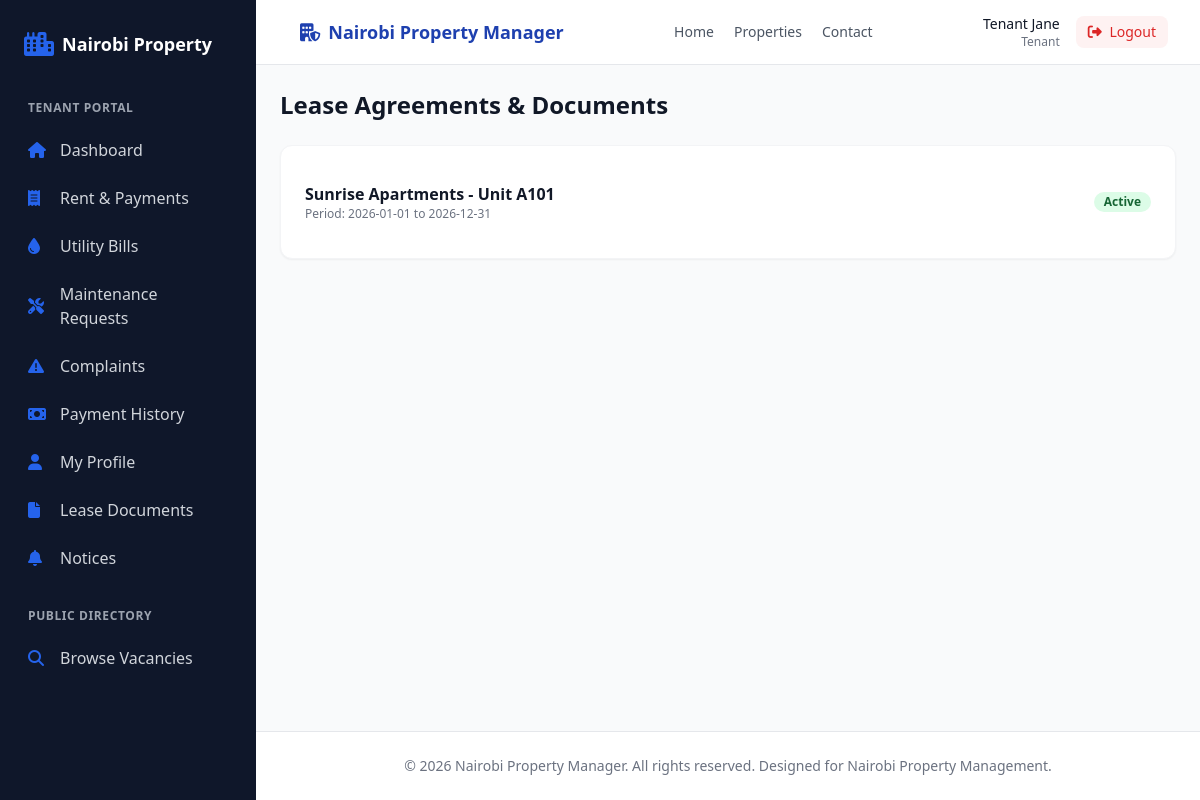
The page /tenant/documents.php (signed in) on the database its author committed.
### tables this page shows
CREATE TABLE IF NOT EXISTS leases (
    id INT AUTO_INCREMENT PRIMARY KEY,
    tenant_id INT NOT NULL,
    property_id INT NOT NULL,
    unit_id INT NOT NULL,
    start_date DATE NOT NULL,
    end_date DATE NOT NULL,
    monthly_rent DECIMAL(12, 2) NOT NULL,
    deposit DECIMAL(12, 2) NOT NULL,
    payment_due_day INT DEFAULT 5,
    notice_period_days INT DEFAULT 30,
    status ENUM('Active', 'Expired', 'Terminated', 'Pending', 'Renewed') DEFAULT 'Pending',
    special_terms TEXT,
    document_path VARCHAR(255),
    created_at TIMESTAMP DEFAULT CURRENT_TIMESTAMP,
    FOREIGN KEY (tenant_id) REFERENCES tenants(id) ON DELETE RESTRICT,
    FOREIGN KEY (property_id) REFERENCES properties(id) ON DELETE RESTRICT,
    FOREIGN KEY (unit_id) REFERENCES units(id) ON DELETE RESTRICT
);

CREATE TABLE IF NOT EXISTS properties (
    id INT AUTO_INCREMENT PRIMARY KEY,
    landlord_id INT NOT NULL,
    name VARCHAR(150) NOT NULL,
    property_type ENUM('Apartment', 'Flats', 'Bedsitters', 'Maisonettes', 'Townhouses', 'Commercial', 'Student Housing', 'Mixed Use', 'Single Family', 'Other') NOT NULL,
    description TEXT,
    location_id INT NOT NULL,
    physical_address VARCHAR(255) NOT NULL,
    latitude DECIMAL(10, 8) NULL,
    longitude DECIMAL(11, 8) NULL,
    number_of_units INT NOT NULL DEFAULT 0,
    year_built YEAR NULL,
    amenities TEXT,
    status ENUM('Active', 'Under Maintenance', 'Archived') DEFAULT 'Active',
    property_image VARCHAR(255) NULL,
    created_at TIMESTAMP DEFAULT CURRENT_TIMESTAMP,
    updated_at TIMESTAMP DEFAULT CURRENT_TIMESTAMP ON UPDATE CURRENT_TIMESTAMP,
    FOREIGN KEY (landlord_id) REFERENCES landlords(id) ON DELETE RESTRICT,
    FOREIGN KEY (location_id) REFERENCES locations(id) ON DELETE RESTRICT
);

CREATE TABLE IF NOT EXISTS units (
    id INT AUTO_INCREMENT PRIMARY KEY,
    property_id INT NOT NULL,
    unit_number VARCHAR(50) NOT NULL,
    floor VARCHAR(20) DEFAULT 'Ground',
    house_type ENUM('Bedsitter', 'Studio', '1 Bedroom', '2 Bedroom', '3 Bedroom', '4 Bedroom', 'Maisonette', 'Shop', 'Office', 'Other') NOT NULL,
    bedrooms INT DEFAULT 1,
    bathrooms INT DEFAULT 1,
    monthly_rent DECIMAL(12, 2) NOT NULL,
    deposit DECIMAL(12, 2) NOT NULL,
    service_charge DECIMAL(12, 2) DEFAULT 0.00,
    water_billing_method ENUM('Meter Reading', 'Fixed Rate', 'Per Unit', 'Shared') DEFAULT 'Meter Reading',
    electricity_billing_method ENUM('Prepaid', 'Postpaid Sub-Meter', 'Fixed') DEFAULT 'Prepaid',
    status ENUM('Vacant', 'Occupied', 'Reserved', 'Under Maintenance', 'Unavailable') DEFAULT 'Vacant',
    description TEXT,
    created_at TIMESTAMP DEFAULT CURRENT_TIMESTAMP,
    FOREIGN KEY (property_id) REFERENCES properties(id) ON DELETE CASCADE,
    UNIQUE KEY unique_property_unit (property_id, unit_number)
);

### tenant/documents.php (the view, shortened to what this page needs)
<?php
require_once __DIR__ . '/../includes/functions.php';
$db = db();
$user = getCurrentUser();
$tenant_stmt = $db->prepare("SELECT id FROM tenants WHERE user_id = ?");
$tenant_stmt->execute([$user['id']]);
$tenant = $tenant_stmt->fetch();
$leases = [];
if ($tenant) {
    $stmt = $db->prepare("SELECT l.*, p.name as property_name, u.unit_number FROM leases l JOIN properties p ON l.property_id = p.id JOIN units u ON l.unit_id = u.id WHERE l.tenant_id = ?");
    $stmt->execute([$tenant['id']]);
    $leases = $stmt->fetchAll();
}
include __DIR__ . '/../includes/header.php';
?>
<div class="flex h-screen bg-gray-50 overflow-hidden">
    <?php include __DIR__ . '/../includes/sidebar.php'; ?>
    <div class="flex-1 flex flex-col overflow-y-auto">
        <?php include __DIR__ . '/../includes/navbar.php'; ?>
        <main class="flex-1 p-6 space-y-6">
            <h1 class="text-2xl font-bold text-gray-900">Lease Agreements & Documents</h1>
            <div class="bg-white rounded-xl border border-gray-100 shadow-sm overflow-hidden p-6">
                <?php if (empty($leases)): ?>
                    <p class="text-gray-500 text-sm">No active lease documents found.</p>
                <?php else: ?>
                    <ul class="divide-y divide-gray-100">
                        <?php foreach ($leases as $l): ?>
                            <li class="py-3 flex items-center justify-between">
                                <div>
                                    <p class="font-bold text-gray-900"><?php echo e($l['property_name'] . ' - Unit ' . $l['unit_number']); ?></p>
                                    <p class="text-xs text-gray-500">Period: <?php echo e($l['start_date'] . ' to ' . ($l['end_date'] ?? 'Indefinite')); ?></p>
                                </div>
                                <?php echo render_status_badge($l['status']); ?>
                            </li>
                        <?php endforeach; ?>
                    </ul>
                <?php endif; ?>
            </div>
        </main>
        <?php include __DIR__ . '/../includes/footer.php'; ?>

### includes/functions.php (shortened to what this page needs)
<?php
function e($string) {
    return htmlspecialchars($string ?? '', ENT_QUOTES, 'UTF-8');
}
function render_status_badge($status) {
    $colors = [
        'Active' => 'bg-green-100 text-green-800',
        'Paid' => 'bg-green-100 text-green-800',
        'Occupied' => 'bg-blue-100 text-blue-800',
        'Vacant' => 'bg-yellow-100 text-yellow-800',
        'Pending' => 'bg-orange-100 text-orange-800',
        'Unpaid' => 'bg-red-100 text-red-800',
        'Overdue' => 'bg-red-100 text-red-800',
        'Inactive' => 'bg-gray-100 text-gray-800',
        'Under Maintenance' => 'bg-purple-100 text-purple-800'
    ];
    $class = $colors[$status] ?? 'bg-gray-100 text-gray-800';
    return '<span class="px-2.5 py-0.5 rounded-full text-xs font-semibold ' . $class . '">' . e($status) . '</span>';
}

### assets/app.css (style rules this page uses)
:root { --color-primary: #1e40af; --color-secondary: #0f172a; --color-accent: #f59e0b; --color-success: #10b981; --color-danger: #ef4444; }
body { font-family: 'Inter', system-ui, -apple-system, BlinkMacSystemFont, "Segoe UI", Roboto, "Helvetica Neue", Arial, sans-serif; background-color: #f8fafc; color: #1e293b; margin: 0; padding: 0; -webkit-font-smoothing: antialiased; }

### rows shown on the page
leases: property.unit_number "Sunrise Apartments - Unit A101", start_date+end_date "2026-01-01 to 2026-12-31", status "Active"

### other values the page prints
APP_NAME "Nairobi Property Manager"
$currentUser['full_name'] "Tenant Jane"
str_replace('_', ' ', $currentUser['role_name'] ?? 'User') "Tenant"
